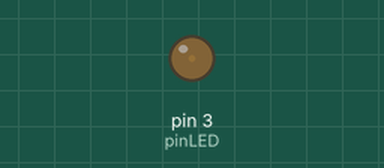
Bench run of a sketch on a simulated Arduino Uno, built with avr-gcc and run on an emulated ATmega328P. On the bench: output pins drawn as LEDs (lit = HIGH). What the sketch prints to the serial monitor is not drawn.

Above: at 0.05 s.
At 1.2 s:
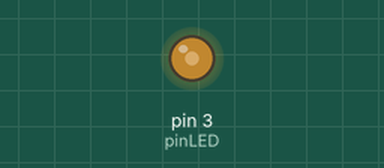
At 2.35 s:
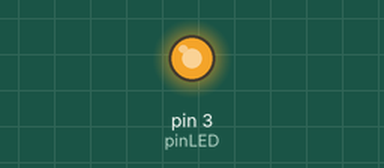
At 4.65 s:
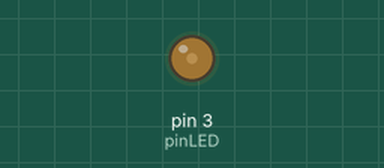
Timing chart, 0 to 6.8 s (numbered marks = the images above):
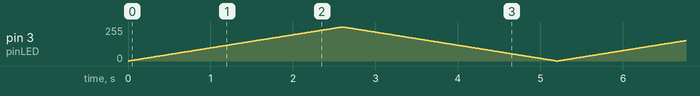

The sketch:

Laboratorio2.4.ino
```cpp
int pinLED = 3;

void setup() {
  pinMode(pinLED, OUTPUT);
  Serial.begin(9600);
}

void loop() {
  // Sube el brillo de 0 a 255
  for (int brillo = 0; brillo <= 255; brillo++) {
    analogWrite(pinLED, brillo);
    Serial.println(brillo);
    delay(10);
  }

  // Baja el brillo de 255 a 0
  for (int brillo = 255; brillo >= 0; brillo--) {
    analogWrite(pinLED, brillo);
    Serial.println(brillo);
    delay(10);
  }
}
```
